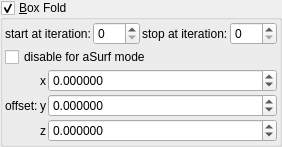
    <widget class="MyGroupBox" name="groupCheck_transf_function_enabledA_false">
     <property name="title">
      <string>&amp;Box Fold</string>
     </property>
     <property name="checkable">
      <bool>true</bool>
     </property>
     <layout class="QVBoxLayout" name="verticalLayout_11" stretch="0,0,0">
      <property name="spacing">
       <number>2</number>
      </property>
      <property name="leftMargin">
       <number>2</number>
      </property>
      <property name="topMargin">
       <number>2</number>
      </property>
      <property name="rightMargin">
       <number>2</number>
      </property>
      <property name="bottomMargin">
       <number>2</number>
      </property>
      <item>
       <layout class="QGridLayout" name="gridLayout_79">
        <property name="spacing">
         <number>2</number>
        </property>
        <item row="2" column="3">
         <widget class="MySpinBox" name="spinboxInt_transf_stop_iterations_A">
          <property name="sizePolicy">
           <sizepolicy hsizetype="Preferred" vsizetype="Maximum">
            <horstretch>0</horstretch>
            <verstretch>0</verstretch>
           </sizepolicy>
          </property>
          <property name="maximum">
           <number>999</number>
          </property>
         </widget>
        </item>
        <item row="2" column="1">
         <widget class="MySpinBox" name="spinboxInt_transf_start_iterations_A">
          <property name="sizePolicy">
           <sizepolicy hsizetype="Minimum" vsizetype="Maximum">
            <horstretch>0</horstretch>
            <verstretch>0</verstretch>
           </sizepolicy>
          </property>
          <property name="minimum">
           <number>0</number>
          </property>
          <property name="maximum">
           <number>999</number>
          </property>
          <property name="value">
           <number>0</number>
          </property>
         </widget>
        </item>
        <item row="2" column="2">
         <widget class="QLabel" name="label_51">
          <property name="text">
           <string>stop at iteration:</string>
          </property>
         </widget>
        </item>
        <item row="2" column="0">
         <widget class="QLabel" name="label_71">
          <property name="text">
           <string>start at iteration:</string>
          </property>
         </widget>
        </item>
       </layout>
      </item>
      <item>
       <widget class="MyCheckBox" name="checkBox_transf_function_enabled">
        <property name="text">
         <string notr="true">disable for aSurf mode</string>
        </property>
       </widget>
      </item>
      <item>
       <layout class="QGridLayout" name="gridLayout_64" columnstretch="0,0,0,1">
        <property name="spacing">
         <number>2</number>
        </property>
        <item row="3" column="2">
         <widget class="QLabel" name="label_124">
          <property name="text">
           <string notr="true">z</string>
          </property>
         </widget>
        </item>
        <item row="1" column="2">
         <widget class="QLabel" name="label_123">
          <property name="text">
           <string notr="true">x</string>
          </property>
         </widget>
        </item>
        <item row="1" column="3">
         <widget class="MyDoubleSpinBox" name="spinbox3_transf_addition_constantA_000_x">
          <property name="sizePolicy">
           <sizepolicy hsizetype="Minimum" vsizetype="Maximum">
            <horstretch>0</horstretch>
            <verstretch>0</verstretch>
           </sizepolicy>
          </property>
          <property name="prefix">
           <string/>
          </property>
          <property name="decimals">
           <number>6</number>
          </property>
          <property name="minimum">
           <double>-99.989999999999995</double>
          </property>
          <property name="singleStep">
           <double>0.100000000000000</double>
          </property>
         </widget>
        </item>
        <item row="2" column="3">
         <widget class="MyDoubleSpinBox" name="spinbox3_transf_addition_constantA_000_y">
          <property name="sizePolicy">
           <sizepolicy hsizetype="Minimum" vsizetype="Maximum">
            <horstretch>0</horstretch>
            <verstretch>0</verstretch>
           </sizepolicy>
          </property>
          <property name="decimals">
           <number>6</number>
          </property>
          <property name="minimum">
           <double>-99.989999999999995</double>
          </property>
          <property name="maximum">
           <double>99.989999999999995</double>
          </property>
          <property name="singleStep">
           <double>0.100000000000000</double>
          </property>
         </widget>
        </item>
        <item row="2" column="2">
         <widget class="QLabel" name="label_122">
          <property name="text">
           <string notr="true">y</string>
          </property>
         </widget>
        </item>
        <item row="3" column="3">
         <widget class="MyDoubleSpinBox" name="spinbox3_transf_addition_constantA_000_z">
          <property name="sizePolicy">
           <sizepolicy hsizetype="Minimum" vsizetype="Maximum">
            <horstretch>0</horstretch>
            <verstretch>0</verstretch>
           </sizepolicy>
          </property>
          <property name="decimals">
           <number>6</number>
          </property>
          <property name="minimum">
           <double>-99.989999999999995</double>
          </property>
          <property name="maximum">
           <double>99.989999999999995</double>
          </property>
          <property name="singleStep">
           <double>0.100000000000000</double>
          </property>
         </widget>
        </item>
        <item row="2" column="1">
         <widget class="QLabel" name="label_257">
          <property name="text">
           <string>offset:</string>
          </property>
         </widget>
        </item>
       </layout>
      </item>
     </layout>
    </widget>
